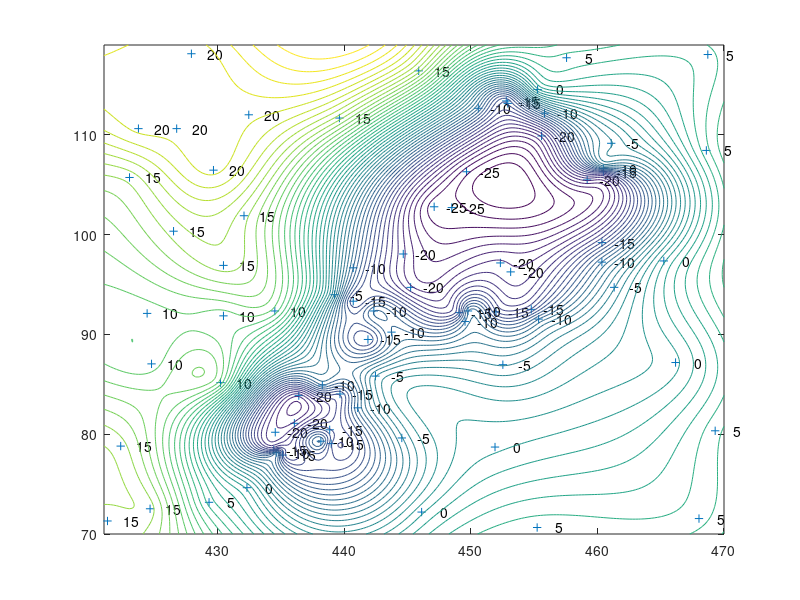
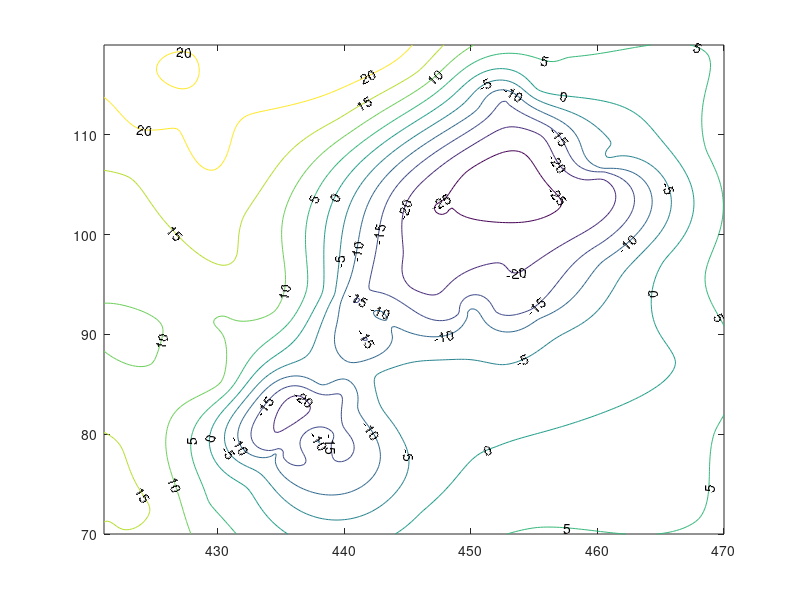
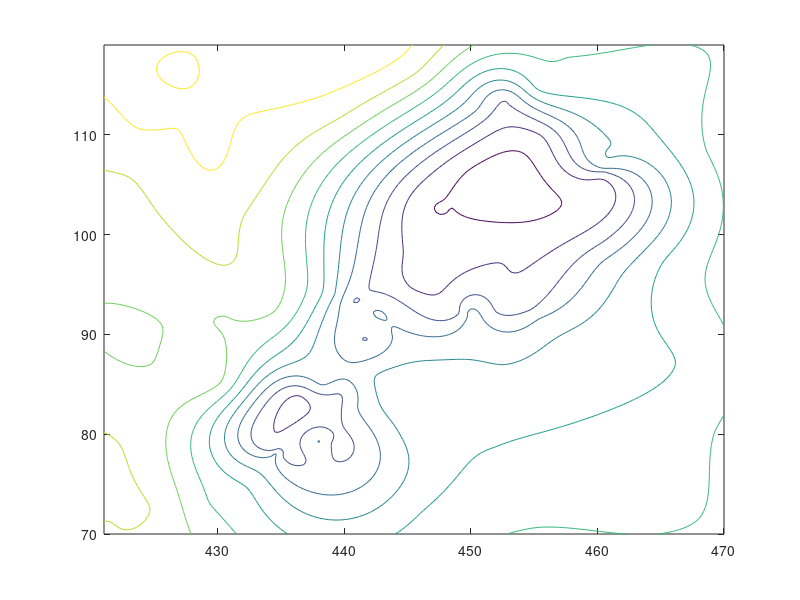

MATLAB code to generate these figures, in order: (Note: this script raises an error after producing the figures.)
% 加载地下水水位数据文件
% 文件格式：x坐标, y坐标, 水位高程
A = load('normalfault.txt');

% 提取数据列
x = A(:,1);  % 测点x坐标
y = A(:,2);  % 测点y坐标
z = A(:,3);  % 地下水位高程值

% 绘制测点位置散点图
plot(x, y, '+');
hold on;  % 保持图形，以便添加更多元素

% 创建水位高程标签文本，保留3位有效数字
labels = num2str(z, 3);
% 在每个测点旁边添加水位高程标签
text(x+1, y, labels);

% 创建用于插值的规则网格，用于生成连续的水位等高线
% x方向网格范围
x1 = floor(min(x)):0.25:ceil(max(x));
% y方向网格范围
y1 = floor(min(y)):0.25:ceil(max(y));
% 生成网格坐标矩阵
[x2, y2] = meshgrid(x1, y1);

% 使用双调和样条插值方法将离散水位数据插值到规则网格上
z2 = griddata(x, y, z, x2, y2, 'v4');

% 绘制地下水水位等高线图，50条等高线
contour(x2, y2, z2, 50);
hold off; 
close;  % 关闭当前图形窗口

% 定义特定的水位等高线值范围（单位：米）
% 从-30米到25米，每5米一条等高线
v = -30:5:25;

% 创建带数值标注的等高线图
figure
[c, h] = contour(x2, y2, z2, v);
clabel(c, h);  % 自动标注等高线数值
close;

% 创建手动标注的等高线图
figure
[c, h] = contour(x2, y2, z2, v);
clabel(c, h, 'manual');  % 手动选择标注位置
close;

% 绘制地下水流动方向图（水位梯度场）
figure
contour(x2, y2, z2, v);  % 先绘制等高线
hold on;
% 计算水位梯度场（地下水流向垂直于等高线）
[dx, dy] = gradient(z2, 1, 1);  % 计算x,y方向的水力梯度
quiver(x2, y2, dx, dy);  % 绘制箭头表示水流方向
close;

% 创建三维地下水水位可视化
figure
% 绘制填充等高线图
contourf(x2, y2, z2, v);
% 绘制伪彩色图显示水位分布
pcolor(x2, y2, z2);
% 绘制三维网格曲面
mesh(x2, y2, z2);
% 设置视角
view(-30, 40);
close;

% 创建最终的三维地下水水位曲面图
surf(x2, y2, z2);
% 可选：surfc(x2, y2, z2);  % 带等高线的三维曲面

% 增强可视化效果：
shading interp;  % 插值着色，使表面平滑
light;           % 添加光照效果
axis off;        % 隐藏坐标轴，专注于地形显示

% 说明：
% 该代码用于可视化地下水水位分布特征：
% 1. 散点图显示测点位置和水位值
% 2. 等高线图显示水位等值线分布
% 3. 梯度场箭头显示地下水流向（从高水位流向低水位）
% 4. 三维曲面直观展示地下水水位地形
% 负值表示低于基准面的水位，正值表示高于基准面的水位
